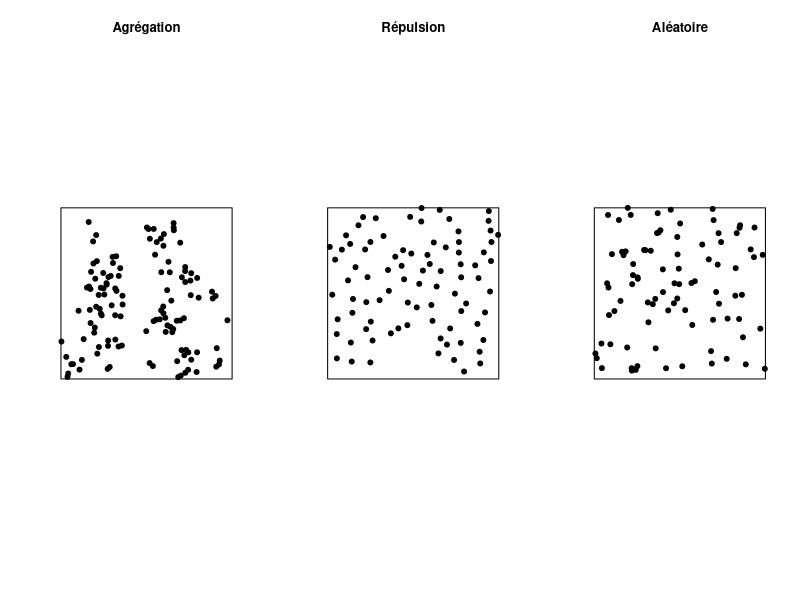
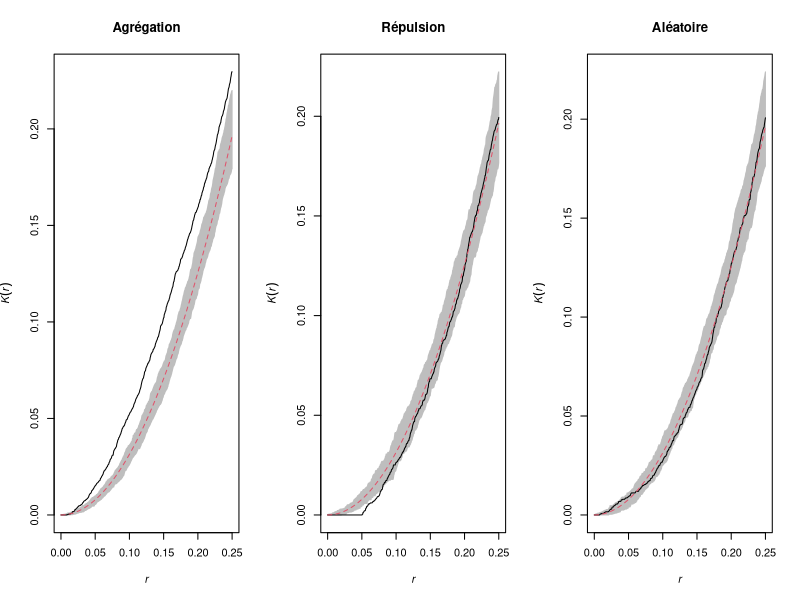
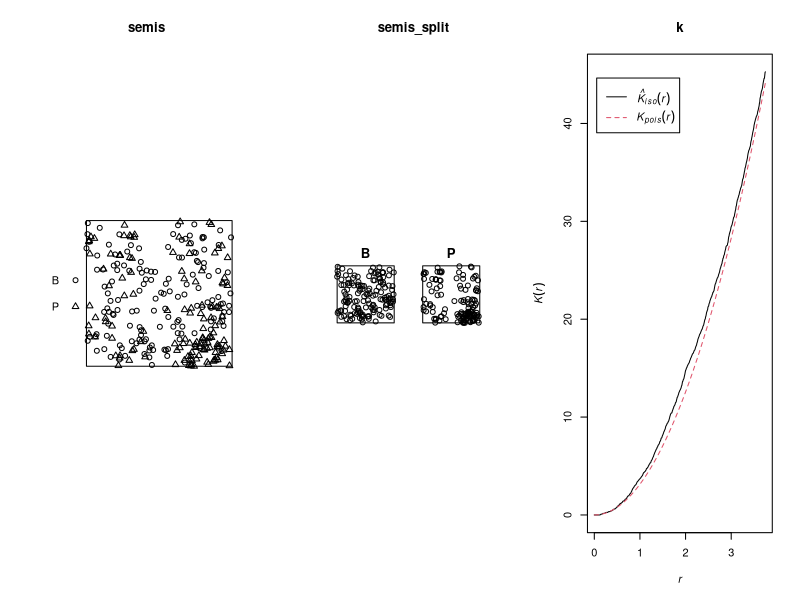
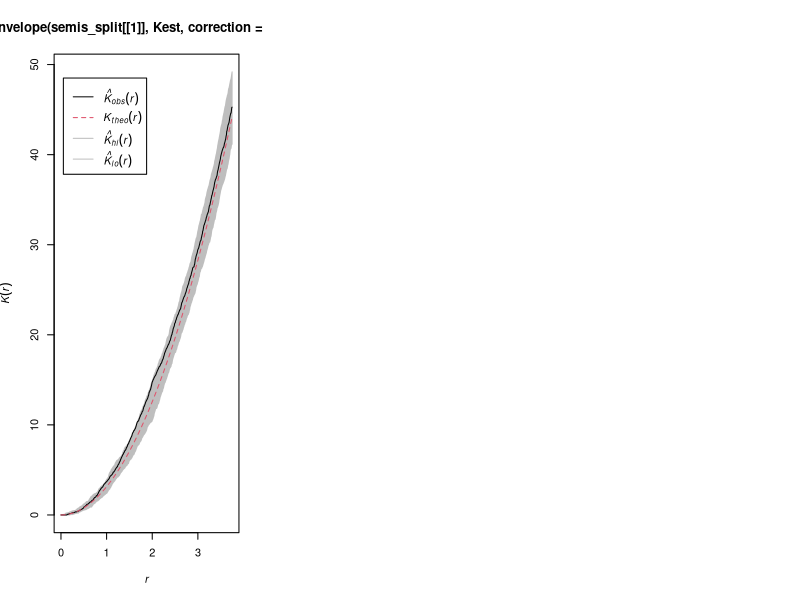
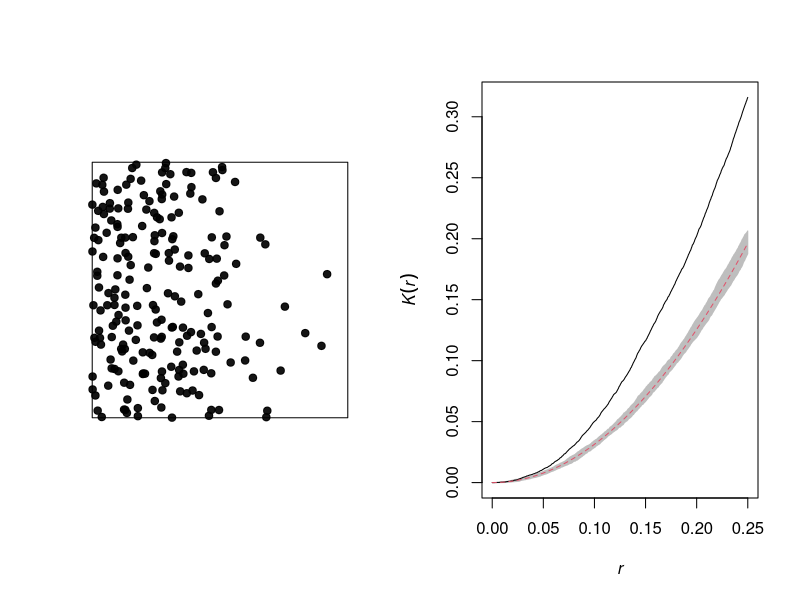
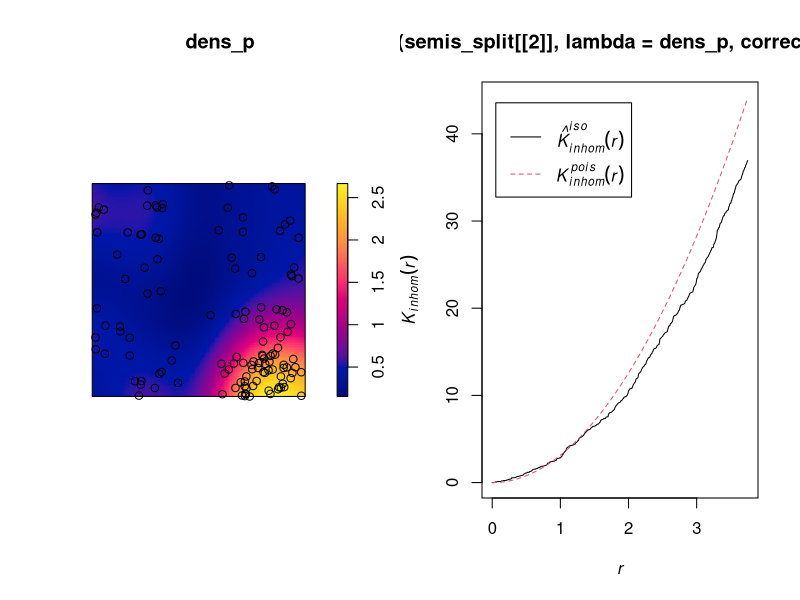
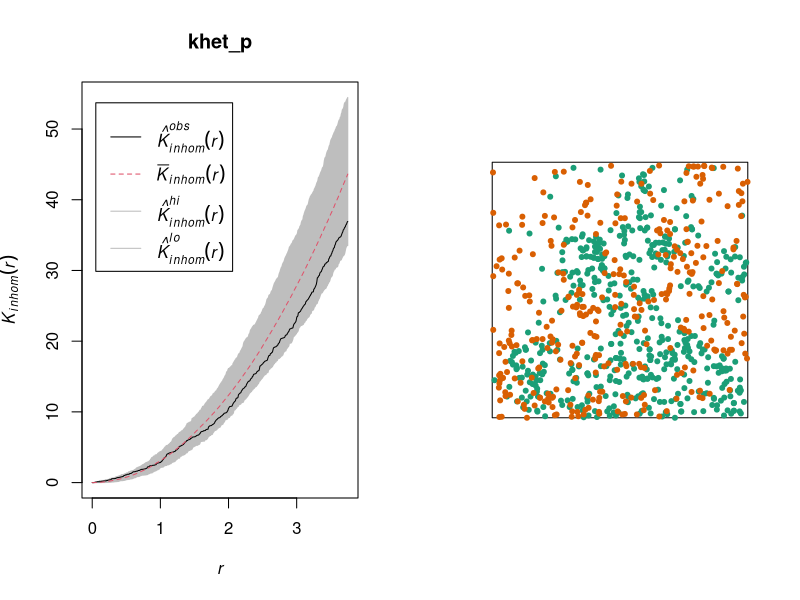
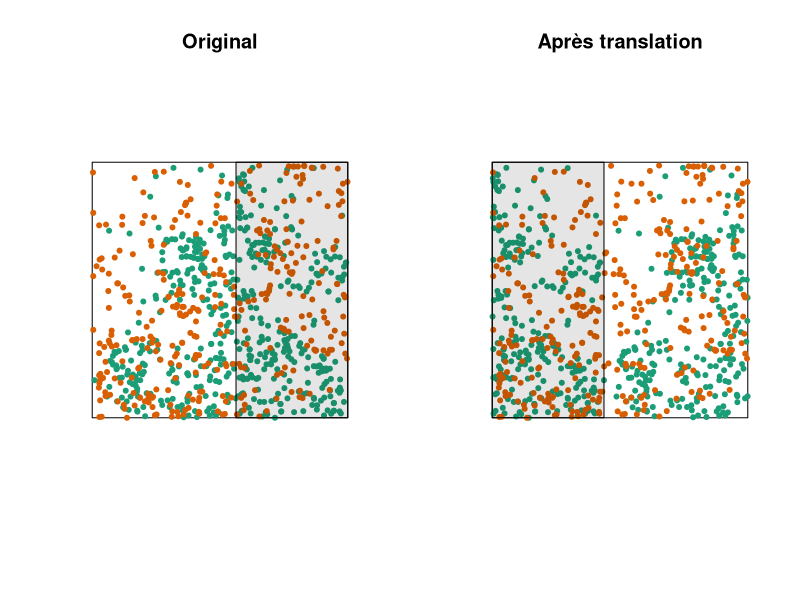

These figures' R source, in order:
## ---- chunk 1
knitr::opts_chunk$set(echo = TRUE)
## ---- chunk 2
library(spatstat)
## ---- chunk 3
set.seed(82)
csrp <- rpoispp(lambda = 100)
aggp <- rMatClust(20, 0.1, 5)
evenp <- rMaternII(150, 0.05)
par(mfrow = c(1, 3))
plot(aggp, main = "Agrégation", pch = 19)
plot(evenp, main = "Répulsion", pch = 19)
plot(csrp, main = "Aléatoire", pch = 19)
## ---- chunk 4
kagg <- envelope(aggp, Kest, correction = "iso") 
keven <- envelope(evenp, Kest, correction = "iso")
kcsr <- envelope(csrp, Kest, correction = "iso")
## ---- chunk 5
par(mfrow = c(1, 3))
plot(kagg, main = "Agrégation", legend = FALSE)
plot(keven, main = "Répulsion", legend = FALSE)
plot(kcsr, main = "Aléatoire", legend = FALSE)
## ---- chunk 6
semis <- read.csv("data/semis_xy.csv")
head(semis)
## ---- chunk 7
library(spatstat)

semis <- ppp(x = semis$x, y = semis$y, marks = as.factor(semis$sp),
             window = owin(xrange = c(0, 15), yrange = c(0, 15)))
semis
## ---- chunk 8
plot(semis)
## ---- chunk 9
intensity(semis)
## ---- chunk 10
semis_split <- split(semis)
plot(semis_split)
## ---- chunk 11
k <- Kest(semis_split[[1]], correction = "iso")
plot(k)
## ---- chunk 12
plot(envelope(semis_split[[1]], Kest, correction = "iso"))
## ---- chunk 13
lam_gr <- function(x, y) ifelse(x < 0.5, 500*(1-x), 200*(1-x))
hetp <- rpoispp(lam_gr)
khet <- envelope(hetp, Kest, correction = "iso")
## ---- chunk 14
par(mfrow = c(1, 2))
plot(hetp, pch = 19, main = "")
plot(khet, main = "", legend = FALSE)
## ---- chunk 15
dens_p <- density(semis_split[[2]], sigma = 2)
plot(dens_p)
plot(semis_split[[2]], add = TRUE)
## ---- chunk 16
plot(Kinhom(semis_split[[2]], lambda = dens_p, correction = "iso"))
## ---- chunk 17
khet_p <- envelope(semis_split[[2]], Kinhom, lambda = dens_p,  correction = "iso",
                   nsim = 199, nrank = 5, simulate = function(x) rpoispp(dens_p))
plot(khet_p)
## ---- chunk 18
data(lansing)
lansing <- subset(lansing, marks %in% c("maple", "redoak"), drop = TRUE)
plot(lansing, chars = 20, cols = c("#1b9e77", "#d95f02"), main = "", legend = FALSE)
## ---- chunk 19
par(mfrow = c(1, 2))
set.seed(35)
rsh <- rshift(lansing, which = 1, width = 0.5, height = 0)
plot(lansing, chars = 20, cols = c("#1b9e77", "#d95f02"), main = "Original", legend = FALSE)
rect(xleft = 1 - rsh$x[8], xright = 1, ybottom = 0, ytop = 1, 
     col = rgb(0, 0, 0, alpha = 0.1))
plot(rsh, chars = 20, cols = c("#1b9e77", "#d95f02"), main = "Après translation", legend = FALSE)
rect(xleft = 0, xright = rsh$x[8], ybottom = 0, ytop = 1, 
     col = rgb(0, 0, 0, alpha = 0.1))
## ---- chunk 20
plot(Kcross(semis, i = "P", j = "B", correction = "iso"))
## ---- chunk 21
plot(envelope(semis, Kcross, i = "P", j = "B", correction = "iso", 
              nsim = 199, nrank = 5, simulate = function(x) rshift(x, which = "B")))
## ---- chunk 22
fir <- read.csv("data/fir.csv")
head(fir)
## ---- chunk 23
fir <- ppp(x = fir$x, y = fir$y, marks = as.factor(fir$status),
           window = owin(xrange = c(0, 100), yrange = c(0, 100)))
plot(fir)
## ---- chunk 24
plot(markconnect(fir, i = "A", j = "D", correction = "iso"))
## ---- chunk 25
plot(envelope(fir, markconnect, i = "A", j = "D", correction = "iso", 
              nsim = 199, nrank = 5, simulate = rlabel))
## ---- chunk 26
par(mfrow = c(1, 2))
plot(envelope(fir, markconnect, i = "A", j = "A", correction = "iso", 
              nsim = 199, nrank = 5, simulate = rlabel))
plot(envelope(fir, markconnect, i = "D", j = "D", correction = "iso", 
              nsim = 199, nrank = 5, simulate = rlabel))
## ---- chunk 27
plot(envelope(semis_split[[2]], Kest, correction = "iso"))
## ---- chunk 28
dens_p <- density(semis_split[[2]], sigma = 5)
plot(dens_p)
plot(semis_split[[2]], add = TRUE)

khet_p <- envelope(semis_split[[2]], Kinhom, lambda = dens_p,  correction = "iso",
                   nsim = 199, nrank = 5, simulate = function(x) rpoispp(dens_p))
plot(khet_p)
